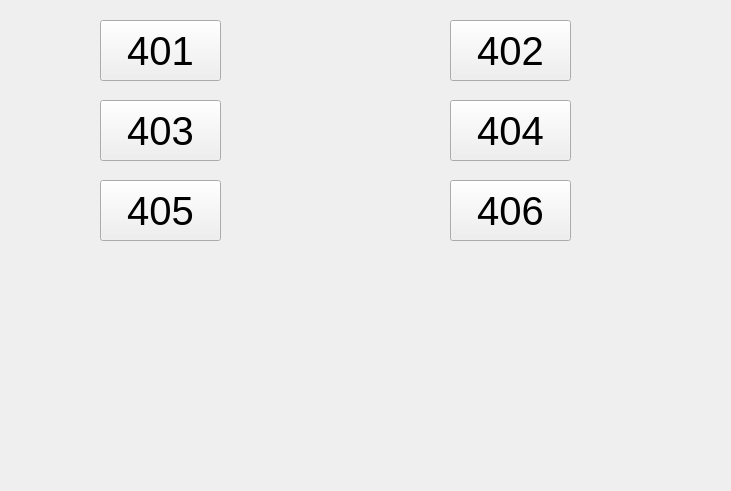
        <widget class="QWidget" name="haohuataofang_2">
         <attribute name="title">
          <string>豪华套房</string>
         </attribute>
         <widget class="QPushButton" name="hht_7">
          <property name="geometry">
           <rect>
            <x>100</x>
            <y>20</y>
            <width>121</width>
            <height>61</height>
           </rect>
          </property>
          <property name="font">
           <font>
            <pointsize>30</pointsize>
           </font>
          </property>
          <property name="text">
           <string>401</string>
          </property>
         </widget>
         <widget class="QPushButton" name="hht_8">
          <property name="geometry">
           <rect>
            <x>450</x>
            <y>20</y>
            <width>121</width>
            <height>61</height>
           </rect>
          </property>
          <property name="font">
           <font>
            <pointsize>30</pointsize>
           </font>
          </property>
          <property name="text">
           <string>402</string>
          </property>
         </widget>
         <widget class="QPushButton" name="hht_9">
          <property name="geometry">
           <rect>
            <x>100</x>
            <y>100</y>
            <width>121</width>
            <height>61</height>
           </rect>
          </property>
          <property name="font">
           <font>
            <pointsize>30</pointsize>
           </font>
          </property>
          <property name="text">
           <string>403</string>
          </property>
         </widget>
         <widget class="QPushButton" name="hht_10">
          <property name="geometry">
           <rect>
            <x>450</x>
            <y>100</y>
            <width>121</width>
            <height>61</height>
           </rect>
          </property>
          <property name="font">
           <font>
            <pointsize>30</pointsize>
           </font>
          </property>
          <property name="text">
           <string>404</string>
          </property>
         </widget>
         <widget class="QPushButton" name="hht_11">
          <property name="geometry">
           <rect>
            <x>100</x>
            <y>180</y>
            <width>121</width>
            <height>61</height>
           </rect>
          </property>
          <property name="font">
           <font>
            <pointsize>30</pointsize>
           </font>
          </property>
          <property name="text">
           <string>405</string>
          </property>
         </widget>
         <widget class="QPushButton" name="hht_12">
          <property name="geometry">
           <rect>
            <x>450</x>
            <y>180</y>
            <width>121</width>
            <height>61</height>
           </rect>
          </property>
          <property name="font">
           <font>
            <pointsize>30</pointsize>
           </font>
          </property>
          <property name="text">
           <string>406</string>
          </property>
         </widget>
         <widget class="QLabel" name="label_8">
          <property name="geometry">
           <rect>
            <x>1</x>
            <y>1</y>
            <width>721</width>
            <height>481</height>
           </rect>
          </property>
          <property name="styleSheet">
           <string notr="true">border-image: url(:/picture/1.jpg);</string>
          </property>
          <property name="text">
           <string/>
          </property>
         </widget>
         <zorder>label_8</zorder>
         <zorder>hht_7</zorder>
         <zorder>hht_8</zorder>
         <zorder>hht_9</zorder>
         <zorder>hht_10</zorder>
         <zorder>hht_11</zorder>
         <zorder>hht_12</zorder>
        </widget>
